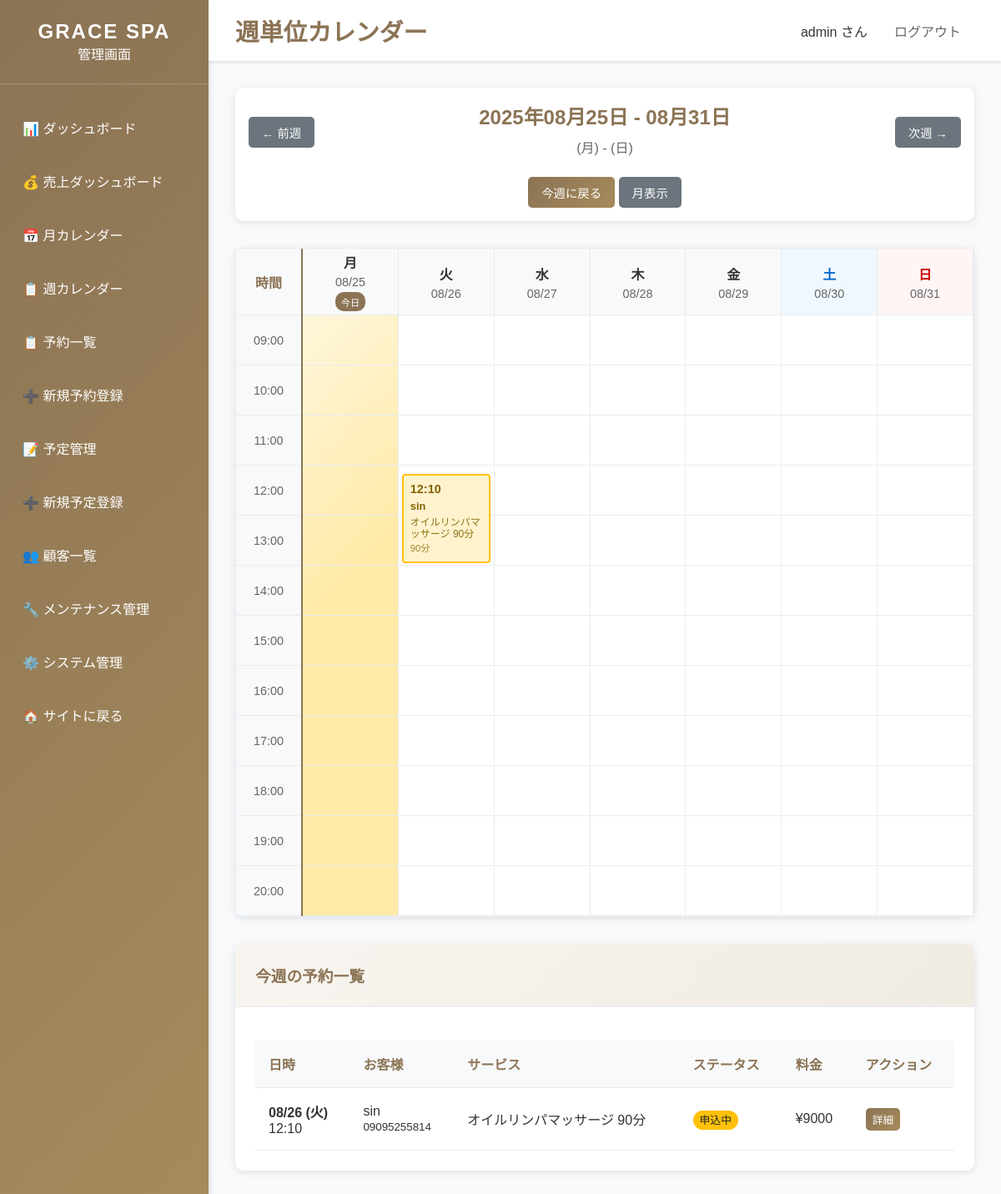
The app's page /dashboard/week/ (signed in), older data.
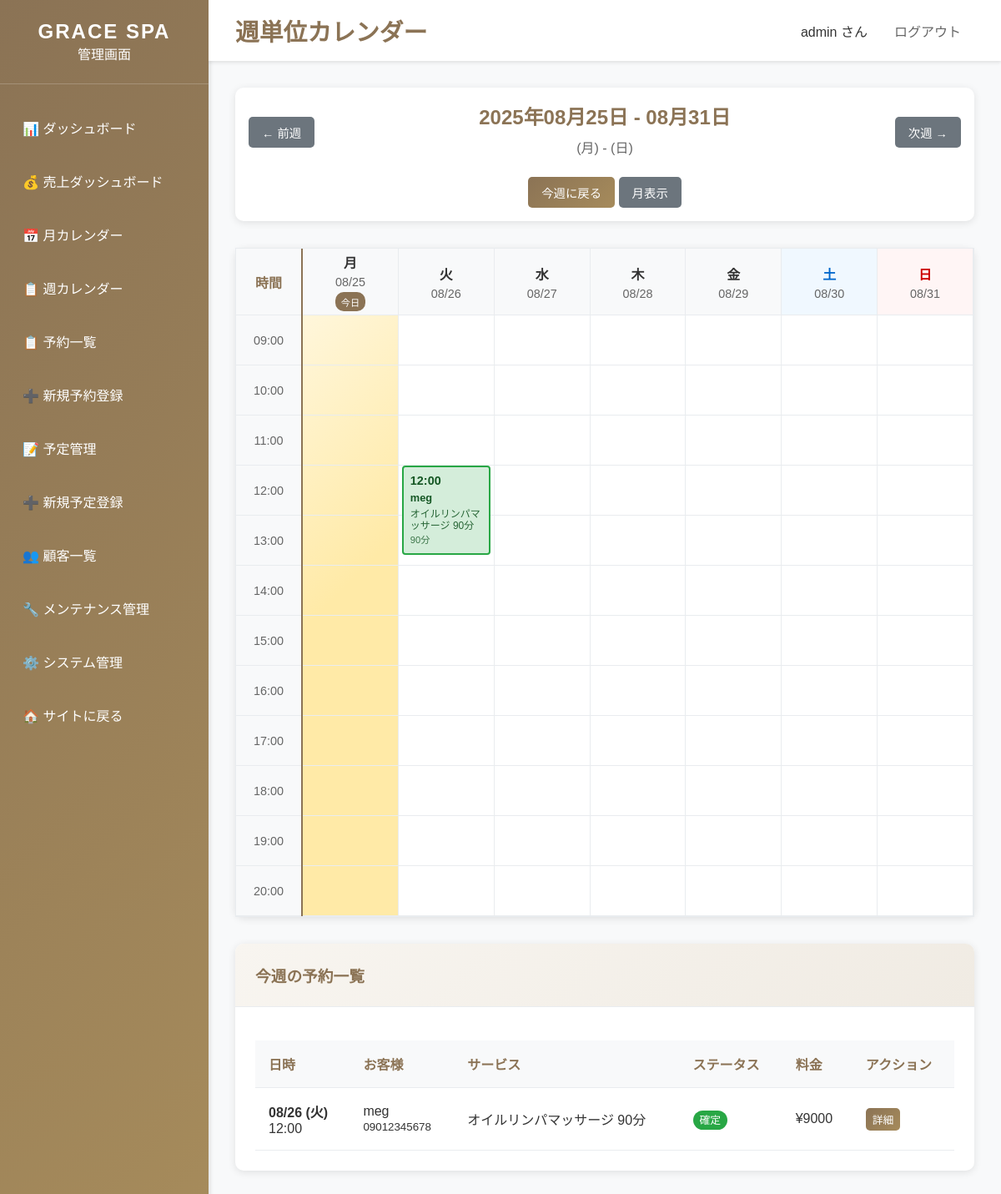
The same page, newer data.
### bookings/models.py (models this page shows, shortened)
class Booking(models.Model):
    STATUS_CHOICES = [
        ('pending', '承認待ち'),
        ('confirmed', '確定'),
        ('completed', '完了'),
        ('cancelled', 'キャンセル'),
    ]
    customer = models.ForeignKey(Customer, on_delete=models.CASCADE, verbose_name='顧客')
    service = models.ForeignKey(Service, on_delete=models.CASCADE, verbose_name='サービス')
    therapist = models.ForeignKey(Therapist, on_delete=models.SET_NULL, null=True, blank=True, verbose_name='施術者')
    booking_date = models.DateField('予約日')
    booking_time = models.TimeField('予約時間')
    status = models.CharField('ステータス', max_length=20, choices=STATUS_CHOICES, default='pending')
    notes = models.TextField('備考', blank=True)
    created_at = models.DateTimeField('作成日時', auto_now_add=True)
    updated_at = models.DateTimeField('更新日時', auto_now=True)
    class Meta:
        verbose_name = '予約'
        verbose_name_plural = '予約'
        ordering = ['-booking_date', '-booking_time']
        unique_together = ['therapist', 'booking_date', 'booking_time']

class Customer(models.Model):
    GENDER_CHOICES = [
        ('male', '男性'),
        ('female', '女性'),
    ]
    name = models.CharField('名前', max_length=100)
    email = models.EmailField('メールアドレス', unique=True)
    phone = models.CharField('電話番号', max_length=20)
    notes = models.TextField('備考', blank=True)  # ← 顧客の永続的な備考用（残す！）
    gender = models.CharField(
        '性別',
        max_length=10,
        choices=GENDER_CHOICES,
        blank=True,
        null=True
    )
    is_first_visit = models.BooleanField(
        '初回利用',
        default=True,
        help_text='初回利用かどうか'
    )
    created_at = models.DateTimeField('作成日時', auto_now_add=True)
    updated_at = models.DateTimeField('更新日時', auto_now=True)
    class Meta:
        verbose_name = '顧客'
        verbose_name_plural = '顧客'
        ordering = ['-created_at']

class Service(models.Model):
    name = models.CharField('サービス名', max_length=100)
    name_en = models.CharField('サービス名（英語）', max_length=100, blank=True, default='')  # ★ 追加
    description = models.TextField('説明', blank=True)
    description_en = models.TextField('説明（英語）', blank=True, default='')  # ★ 追加
    duration_minutes = models.PositiveIntegerField('施術時間（分）')
    price = models.PositiveIntegerField('料金')
    is_active = models.BooleanField('有効', default=True)
    sort_order = models.PositiveIntegerField('表示順', default=0)
    created_at = models.DateTimeField('作成日時', auto_now_add=True)
    updated_at = models.DateTimeField('更新日時', auto_now=True)
    class Meta:
        verbose_name = 'サービス'
        verbose_name_plural = 'サービス'
        ordering = ['sort_order', 'name']

### dashboard/views.py (the view, shortened to what this page needs)
# urls.py: path('dashboard/week/', views.week_view, name='week_calendar'),
@staff_member_required
def week_view(request):
    today = timezone.now().date()
    year = int(request.GET.get('year', today.year))
    month = int(request.GET.get('month', today.month))
    day = int(request.GET.get('day', today.day))
    try:
        current_date = datetime(year, month, day).date()
    except ValueError:
        current_date = today
    days_since_monday = current_date.weekday()
    week_start = current_date - timedelta(days=days_since_monday)
    week_end = week_start + timedelta(days=6)
    prev_week_start = week_start - timedelta(days=7)
    next_week_start = week_start + timedelta(days=7)
    bookings = Booking.objects.filter(
        booking_date__gte=week_start,
        booking_date__lte=week_end,
        status__in=['pending', 'confirmed', 'completed']
    ).order_by('booking_date', 'booking_time')
    try:
        schedules = Schedule.objects.filter(
            schedule_date__gte=week_start,
            schedule_date__lte=week_end,
            is_active=True
        ).order_by('schedule_date', 'start_time')
    except:
        schedules = []
    bookings_by_date = {}
    for booking in bookings:
        date_str = booking.booking_date.strftime('%Y-%m-%d')
        if date_str not in bookings_by_date:
            bookings_by_date[date_str] = []
        bookings_by_date[date_str].append(booking)
    schedules_by_date = {}
    for schedule in schedules:
        date_str = schedule.schedule_date.strftime('%Y-%m-%d')
        if date_str not in schedules_by_date:
            schedules_by_date[date_str] = []
        schedules_by_date[date_str].append(schedule)
    week_data = []
    for i in range(7):
        day_date = week_start + timedelta(days=i)
        day_str = day_date.strftime('%Y-%m-%d')
        day_bookings = bookings_by_date.get(day_str, [])
        day_schedules = schedules_by_date.get(day_str, [])
        is_today = day_date == timezone.now().date()
        positioned_bookings = []
        for booking in day_bookings:
            hour = booking.booking_time.hour
            minute = booking.booking_time.minute
            top_position = (hour - 9) * 60 + minute
            if top_position < 0:
                top_position = 0
            positioned_bookings.append({
                'booking': booking,
                'top_position': top_position
            })
        positioned_schedules = []
        week_data.append({
            'date': day_date,
            'date_str': day_str,
            'bookings': day_bookings,
            'schedules': day_schedules,
            'positioned_bookings': positioned_bookings,
            'positioned_schedules': positioned_schedules,
            'is_today': is_today,
            'day_name': ['月', '火', '水', '木', '金', '土', '日'][i]
        })
    context = {
        'title': f'{week_start.strftime("%Y年%m月%d日")} 週 - GRACE SPA管理画面',
        'week_data': week_data,
        'week_start': week_start,
        'week_end': week_end,
        'current_date': current_date,
        'prev_week': prev_week_start,
        'next_week': next_week_start,
        'today': timezone.now().date(),
        'bookings_by_date': bookings_by_date,
        'schedules_by_date': schedules_by_date,
    }
    return render(request, 'dashboard/week_calendar.html', context)

### templates/dashboard/week_calendar.html (shortened to what the changed rows need)
{% extends 'dashboard/base_dashboard.html' %}
{% block page_title %}週単位カレンダー{% endblock %}
{% block content %}
<div class="card">
    <div class="card-body" style="padding: 1rem;">
        <div style="display: flex; justify-content: space-between; align-items: center;">
            <div style="text-align: center;">
                <h2 style="margin: 0; color: #8b7355;">
                    {{ week_start|date:"Y年m月d日" }} - {{ week_end|date:"m月d日" }}
                </h2>
            </div>
        </div>
    </div>
</div>
<div class="card">
    <div class="card-body" style="padding: 0;">
        <div class="week-calendar">
            {% for day_data in week_data %}
                <div class="day-column {% if day_data.is_today %}today-column{% endif %}">
                    <div class="day-header {% if day_data.date.weekday == 5 %}saturday{% elif day_data.date.weekday == 6 %}sunday{% endif %}">
                        <div class="day-name">{{ day_data.day_name }}</div>
                        <div class="day-date">{{ day_data.date|date:"m/d" }}</div>
                        {% if day_data.is_today %}
                            <span class="today-badge-small">今日</span>
                        {% endif %}
                    </div>
                    <div class="day-schedule">
                        {% for positioned_booking in day_data.positioned_bookings %}
                            <a href="{% url 'dashboard:booking_detail' positioned_booking.booking.id %}" class="week-booking-link">
                                <div class="week-booking-item status-{{ positioned_booking.booking.status }}"
                                     style="top: {{ positioned_booking.top_position }}px;">
                                    <div class="week-booking-time">{{ positioned_booking.booking.booking_time|date:"H:i" }}</div>
                                    <div class="week-booking-customer">{{ positioned_booking.booking.customer.name }}</div>
                                    <div class="week-booking-service">{{ positioned_booking.booking.service.name }}</div>
                                    <div class="week-booking-duration">{{ positioned_booking.booking.service.duration_minutes }}分</div>
                                </div>
                            </a>
                        {% endfor %}
                    </div>
                </div>
            {% endfor %}
        </div>
    </div>
</div>
<div class="card">
    <div class="card-body">
        {% if bookings_by_date %}
            <table class="table">
                <thead>
                    <tr>
                        <th>日時</th>
                        <th>お客様</th>
                        <th>サービス</th>
                        <th>ステータス</th>
                        <th>料金</th>
                        <th>アクション</th>
                    </tr>
                </thead>
                <tbody>
                    {% for day_data in week_data %}
                        {% for booking in day_data.bookings %}
                            <tr>
                                <td>
                                    <strong>{{ booking.booking_date|date:"m/d (D)" }}</strong><br>
                                    {{ booking.booking_time }}
                                </td>
                                <td>
                                    {{ booking.customer.name }}<br>
                                    <small>{{ booking.customer.phone }}</small>
                                </td>
                                <td>{{ booking.service.name }}</td>
                                <td>
                                    {% if booking.status == 'pending' %}
                                        <span class="badge badge-pending">申込中</span>
                                    {% elif booking.status == 'confirmed' %}
                                        <span class="badge badge-confirmed">確定</span>
                                    {% elif booking.status == 'completed' %}
                                        <span class="badge badge-completed">完了</span>
                                    {% elif booking.status == 'cancelled' %}
                                        <span class="badge badge-cancelled">キャンセル</span>
                                    {% endif %}
                                </td>
                                <td>¥{{ booking.service.price|floatformat:0 }}</td>
                                <td>
                                    <a href="{% url 'dashboard:booking_detail' booking.id %}" class="btn btn-primary btn-sm">詳細</a>
                                </td>
                            </tr>
                        {% endfor %}
                    {% endfor %}
                </tbody>
            </table>
        {% else %}
            <p style="text-align: center; color: #666; padding: 2rem;">
                今週の予約はありません
            </p>
        {% endif %}
    </div>
</div>
{% endblock %}

Row changes from the older to the newer data that the page shows:
no longer on this page (row edited): Booking: booking.booking_time "12:10", booking.customer.name "sin", booking.service.name "オイルリンパマッサージ 90分", booking.service.duration_minutes "90", booking_date "08/26 (火)", booking_time "12:10", customer.name "sin", customer.phone "09095255814", service.name "オイルリンパマッサージ 90分", status "申込中", service.price "9000"
added Booking: booking.booking_time "12:00", booking.customer.name "meg", booking.service.name "オイルリンパマッサージ 90分", booking.service.duration_minutes "90", booking_date "08/26 (火)", booking_time "12:00", customer.name "meg", customer.phone "09012345678", service.name "オイルリンパマッサージ 90分", status "確定", service.price "9000"
